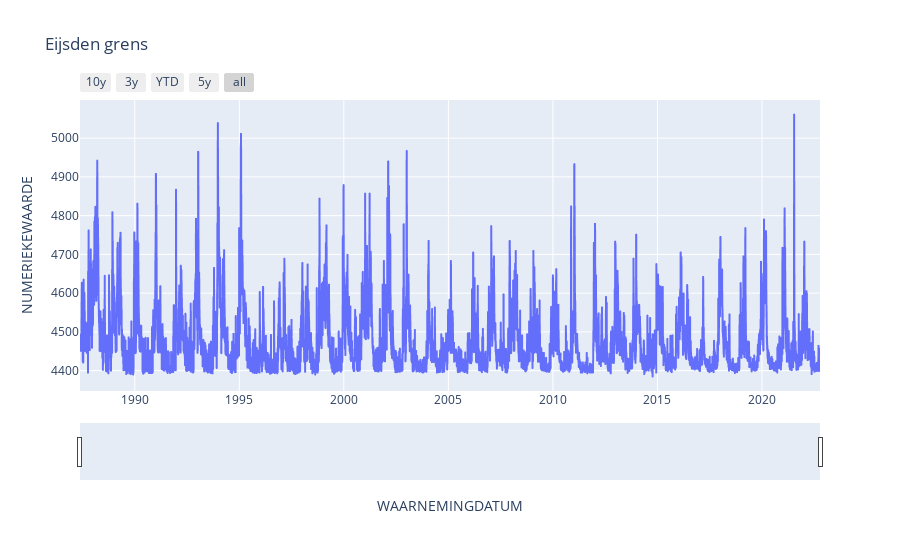
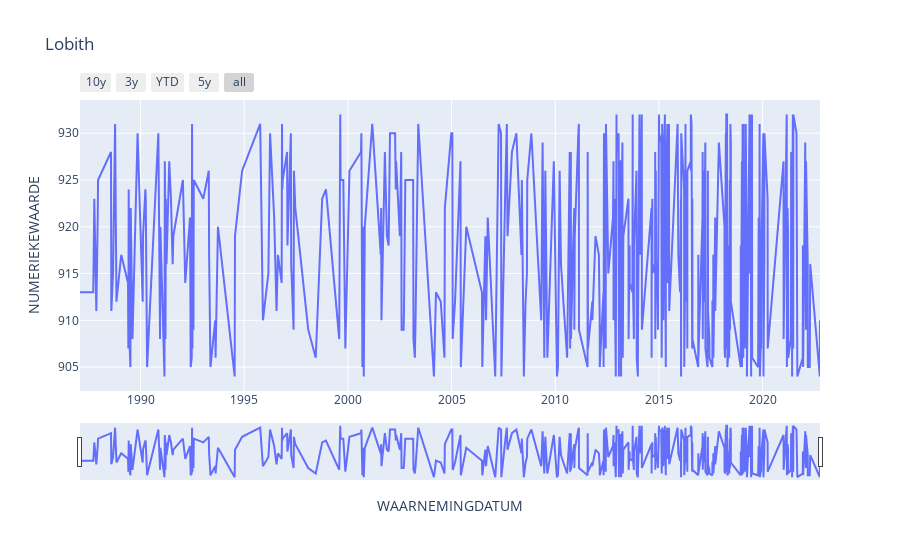

Notebook cell for these charts, in order:
### Code cell
dataEijsden, locationName1 = data_cleaner(data=rawDataEijsden)
dataLobith, locationName2 = data_cleaner(data=rawDataLobith)

dataTemperature = data_cleaner_temperature(data=rawTemperature)


first_visual(data=dataEijsden,plotTitle=locationName1)
first_visual(data=dataLobith,plotTitle=locationName2)

### Figure 1 — Plotly figure (JSON) as saved in the notebook; plotly's stock layout.template omitted (floating-point values rounded to 4 significant figures; data arrays with more than 128 entries replaced by an {"elided": "..."} marker saying what was removed)
{"data": [{"hovertemplate": "WAARNEMINGDATUM=%{x}<br>NUMERIEKEWAARDE=%{y}<extra></extra>", "legendgroup": "", "line": {"color": "#636efa", "dash": "solid"}, "marker": {"symbol": "circle"}, "mode": "lines", "name": "", "showlegend": false, "type": "scattergl", "x": {"elided": "12896 str values"}, "xaxis": "x", "y": {"elided": "12896 int values"}, "yaxis": "y"}], "layout": {"legend": {"tracegroupgap": 0}, "title": {"text": "Eijsden grens"}, "xaxis": {"anchor": "y", "domain": [0, 1], "rangeselector": {"buttons": [{"count": 10, "label": "10y", "step": "year", "stepmode": "backward"}, {"count": 3, "label": "3y", "step": "year", "stepmode": "backward"}, {"count": 1, "label": "YTD", "step": "year", "stepmode": "todate"}, {"count": 5, "label": "5y", "step": "year", "stepmode": "backward"}, {"step": "all"}]}, "rangeslider": {"visible": true}, "title": {"text": "WAARNEMINGDATUM"}}, "yaxis": {"anchor": "x", "domain": [0, 1], "title": {"text": "NUMERIEKEWAARDE"}}}}

### Figure 2 — Plotly figure (JSON) as saved in the notebook; plotly's stock layout.template omitted (floating-point values rounded to 4 significant figures; data arrays with more than 128 entries replaced by an {"elided": "..."} marker saying what was removed)
{"data": [{"hovertemplate": "WAARNEMINGDATUM=%{x}<br>NUMERIEKEWAARDE=%{y}<extra></extra>", "legendgroup": "", "line": {"color": "#636efa", "dash": "solid"}, "marker": {"symbol": "circle"}, "mode": "lines", "name": "", "orientation": "v", "showlegend": false, "type": "scatter", "x": {"elided": "590 str values"}, "xaxis": "x", "y": {"elided": "590 int values"}, "yaxis": "y"}], "layout": {"legend": {"tracegroupgap": 0}, "title": {"text": "Lobith"}, "xaxis": {"anchor": "y", "domain": [0, 1], "rangeselector": {"buttons": [{"count": 10, "label": "10y", "step": "year", "stepmode": "backward"}, {"count": 3, "label": "3y", "step": "year", "stepmode": "backward"}, {"count": 1, "label": "YTD", "step": "year", "stepmode": "todate"}, {"count": 5, "label": "5y", "step": "year", "stepmode": "backward"}, {"step": "all"}]}, "rangeslider": {"visible": true}, "title": {"text": "WAARNEMINGDATUM"}}, "yaxis": {"anchor": "x", "domain": [0, 1], "title": {"text": "NUMERIEKEWAARDE"}}}}
